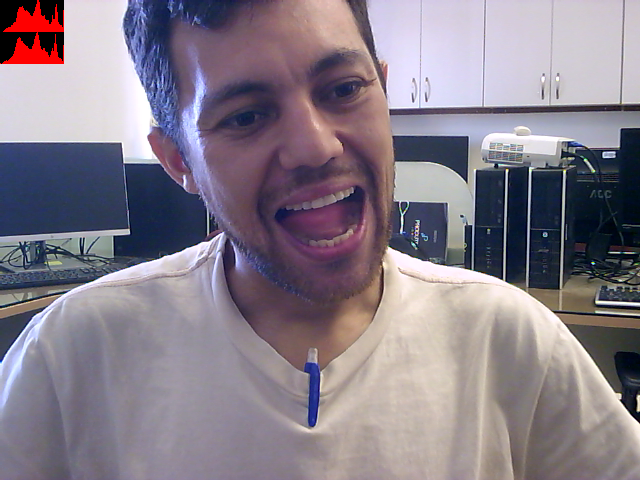
//> input picture codigo/Detectado Movimento.png, 640 x 480 px, given in place of the camera
$ ./equalize   (built with g++ and OpenCV 4)
//> lines starting //> are read from the running program, lines starting //| are printed output that depends on the picture; after the words box and inside, x2 and y2 are one past the last pixel; in counts of white or black regions, pixels touching at a corner belong together
#include <iostream>
#include <opencv2/opencv.hpp>

using namespace cv;
using namespace std;

int main(int argc, char **argv)
{
  Mat image, imageGray, imageEqualize;
  int width, height;
  VideoCapture cap;

  Mat histO, histE;
  int nbins = 128;
  float range[] = {0, 256};
  const float *histrange = {range};
  bool uniform = true;
  bool acummulate = false;

  cap.open(0);

  if (!cap.isOpened())
  {
    cout << "cameras indisponiveis";
    return -1;
  }

  width = cap.get(CV_CAP_PROP_FRAME_WIDTH);
  height = cap.get(CV_CAP_PROP_FRAME_HEIGHT);

  cout << "largura = " << width << endl;
  cout << "altura  = " << height << endl;

  int histw = nbins, histh = nbins / 2;
  Mat histImgO(histh, histw, CV_8UC1, Scalar( 0));
  Mat histImgE(histh, histw, CV_8UC1, Scalar( 0));

  while (1)
  {
    cap >> image;
//> image is the input picture: 480 rows x 640 cols, CV_8UC3; mean B, G, R 137.9, 126.1, 135.3
    cvtColor(image, imageGray, CV_BGR2GRAY);
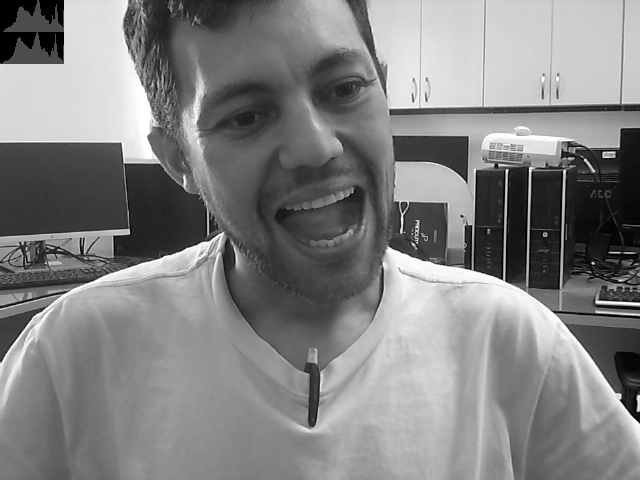
//> imageGray: 480 rows x 640 cols, CV_8UC1; min 0, max 255, mean 130.2
    equalizeHist(imageGray, imageEqualize);
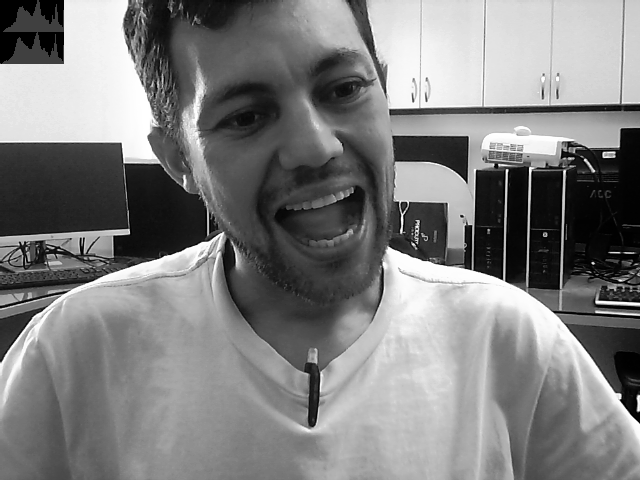
//> imageEqualize: 480 rows x 640 cols, CV_8UC1; min 0, max 255, mean 127.2

    calcHist(&imageGray, 1, 0, Mat(), histO, 1,
             &nbins, &histrange,
             uniform, acummulate);
//> histO = 128 values, max 5169 at index 74, min 428 at index 2, mean 2400
    calcHist(&imageEqualize, 1, 0, Mat(), histE, 1,
             &nbins, &histrange,
             uniform, acummulate);
//> histE = 128 values, max 4880 at index 116, min 0 at index 115, mean 2400

    normalize(histO, histO, 0, histImgO.rows, NORM_MINMAX, -1, Mat());
//> histO = 128 values, max 64 at index 74, min 0 at index 2, mean 26.62
    normalize(histE, histE, 0, histImgE.rows, NORM_MINMAX, -1, Mat());
//> histE = 128 values, max 64 at index 116, min 0 at index 115, mean 31.48

    histImgO.setTo(Scalar(0));
    histImgE.setTo(Scalar(0));

    for (int i = 0; i < nbins; i++)
    {
      line(histImgO,
           Point(i, histh),
           Point(i, histh - cvRound(histO.at<float>(i))),
           Scalar(128), 1, 8, 0);
    }
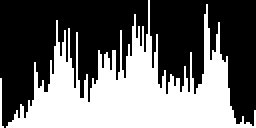
//> histImgO: 64 rows x 128 cols, CV_8UC1 (shown 2 times larger); values 0 (black) and 128 (white), 41.6% white; 2 white regions, box (x1, y1, x2, y2) and area: (3, 0, 128, 64) 3384, (0, 39, 2, 64) 26
    for (int i = 0; i < nbins; i++)
    {
      line(histImgE,
           Point(i, histh),
           Point(i, histh - cvRound(histE.at<float>(i))),
           Scalar(128), 1, 8, 0);
    }
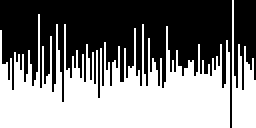
//> histImgE: 64 rows x 128 cols, CV_8UC1 (shown 2 times larger); values 0 (black) and 128 (white), 49.2% white; 2 white regions, box (x1, y1, x2, y2) and area: (0, 7, 115, 64) 3631, (116, 0, 128, 64) 401
    histImgO.copyTo(imageGray(Rect(0, 0, nbins, histh)));
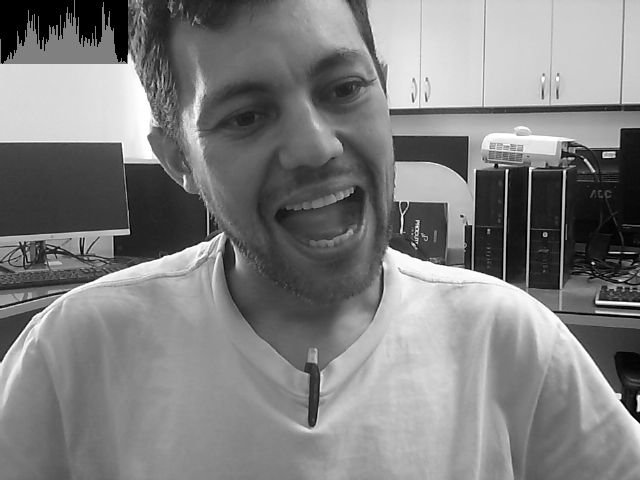
//> imageGray: 480 rows x 640 cols, CV_8UC1; 2.13% of pixels changed, all inside (x1, y1, x2, y2) = (0, 0, 128, 64)
    histImgE.copyTo(imageEqualize(Rect(0, 0, nbins, histh)));
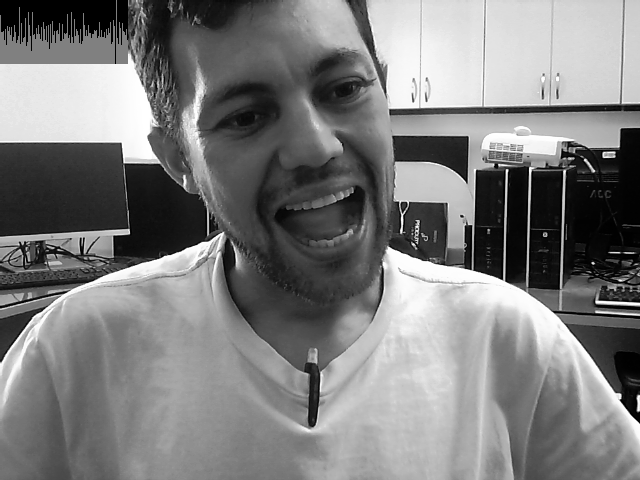
//> imageEqualize: 480 rows x 640 cols, CV_8UC1; 2.24% of pixels changed, all inside (x1, y1, x2, y2) = (0, 0, 128, 64)

    imshow("image gray", imageGray);
    imshow("image equalize", imageEqualize);
    if (waitKey(30) >= 0)
//> the Esc key is pressed
      break;
  }
  return 0;
}
